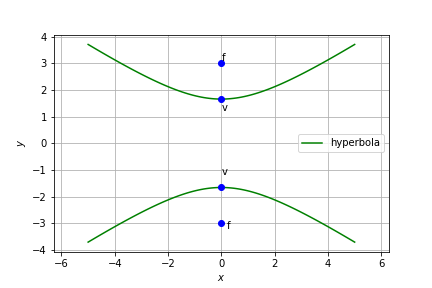

Source code (Python):
# -*- coding: utf-8 -*-
"""assignment7.ipynb

Automatically generated by Colaboratory.

Original file is located at
    https://colab.research.google.com/drive/172EcyNB_Kl1kq9Cxurzf57F6x1dYYnFF
"""

import numpy as np
#from params import *

#Generating points on a circle
def circ_gen(O,r):
	len = 50
	theta = np.linspace(0,2*np.pi,len)
	x_circ = np.zeros((2,len))
	x_circ[0,:] = r*np.cos(theta)
	x_circ[1,:] = r*np.sin(theta)
	x_circ = (x_circ.T + O).T
	return x_circ

#Generating points on an ellipse
def ellipse_gen(a,b):
	len = 50
	theta = np.linspace(0,2*np.pi,len)
	x_ellipse = np.zeros((2,len))
	x_ellipse[0,:] = a*np.cos(theta)
	x_ellipse[1,:] = b*np.sin(theta)
	return x_ellipse

#Generating points on a parabola
def parab_gen(y,a):
	x = y**2/a
	return x

#Generating points on a standard hyperbola 
def hyper_gen(y):
	x = np.sqrt(1+y**2)
	return x

import numpy as np
import matplotlib.pyplot as plt
from numpy import linalg as LA

#setting up plot
fig = plt.figure()
ax = fig.add_subplot(111, aspect='equal')
len = 100
y = np.linspace(-2,2,len)

#hyper parameters
V = np.array(([0.16,0],[0,-0.3636]))
u = np.array([0,0])
f = 1
Vinv = LA.inv(V)

#Eigenvalues and eigenvectors
D_vec,P = LA.eig(V)
D = np.diag(D_vec)
uconst = u.T@Vinv@u-f
a = np.sqrt(np.abs(uconst/D_vec[0]))
b = np.sqrt(np.abs(uconst/D_vec[1]))


#Affine Parameters
c = -Vinv@u
R =  np.array(([1,0],[0,1]))
ParamMatrix = np.array(([0,a],[b,0]))

#Generating the actual hyperbola
xActualHyperLeft = P@ParamMatrix@R@xStandardHyperLeft+c[:,np.newaxis]
xActualHyperRight = P@ParamMatrix@R@xStandardHyperRight+c[:,np.newaxis]



#Plotting the actual hyperbola
plt.plot(xActualHyperLeft[0,:],xActualHyperLeft[1,:],label='hyperbola',color='g')
plt.plot(xActualHyperRight[0,:],xActualHyperRight[1,:],color='g')


plt.plot(0,-1.6583, 'o',color='b')
plt.text(0 ,-1.2,'v')
plt.plot(0,1.6583, 'o',color='b')
plt.text(0 ,1.2,'v')
plt.plot(0,3, 'o',color='b')
plt.text(0 ,3.1,'f')
plt.plot(0,-3, 'o',color='b')
plt.text(0.2,-3.2,'f')

plt.xlabel('$x$')
plt.ylabel('$y$')
plt.legend(loc='best')
plt.grid() # minor
plt.axis('equal')

#if using termux
plt.savefig('assignment7.png')
#else

plt.show()